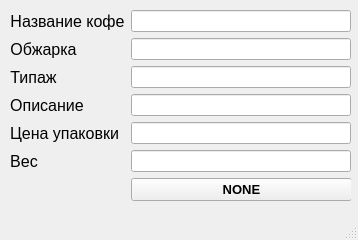
<?xml version="1.0" encoding="UTF-8"?>
<ui version="4.0">
 <class>MainWindow</class>
 <widget class="QMainWindow" name="MainWindow">
  <property name="geometry">
   <rect>
    <x>0</x>
    <y>0</y>
    <width>358</width>
    <height>240</height>
   </rect>
  </property>
  <property name="windowTitle">
   <string>MainWindow</string>
  </property>
  <widget class="QWidget" name="centralwidget">
   <widget class="QWidget" name="formLayoutWidget">
    <property name="geometry">
     <rect>
      <x>10</x>
      <y>10</y>
      <width>341</width>
      <height>201</height>
     </rect>
    </property>
    <layout class="QFormLayout" name="formLayout">
     <item row="0" column="0">
      <widget class="QLabel" name="name">
       <property name="maximumSize">
        <size>
         <width>300</width>
         <height>300</height>
        </size>
       </property>
       <property name="font">
        <font>
         <family>Arial</family>
         <pointsize>12</pointsize>
        </font>
       </property>
       <property name="text">
        <string>Название кофе</string>
       </property>
       <property name="alignment">
        <set>Qt::AlignCenter</set>
       </property>
      </widget>
     </item>
     <item row="0" column="1">
      <widget class="QLineEdit" name="LineEdit_name"/>
     </item>
     <item row="1" column="0">
      <widget class="QLabel" name="roasting">
       <property name="maximumSize">
        <size>
         <width>300</width>
         <height>300</height>
        </size>
       </property>
       <property name="font">
        <font>
         <family>Arial</family>
         <pointsize>12</pointsize>
        </font>
       </property>
       <property name="text">
        <string>Обжарка</string>
       </property>
       <property name="alignment">
        <set>Qt::AlignCenter</set>
       </property>
      </widget>
     </item>
     <item row="1" column="1">
      <widget class="QLineEdit" name="LineEdit_roasting"/>
     </item>
     <item row="2" column="0">
      <widget class="QLabel" name="type">
       <property name="maximumSize">
        <size>
         <width>300</width>
         <height>300</height>
        </size>
       </property>
       <property name="font">
        <font>
         <family>Arial</family>
         <pointsize>12</pointsize>
        </font>
       </property>
       <property name="text">
        <string>Типаж</string>
       </property>
       <property name="alignment">
        <set>Qt::AlignCenter</set>
       </property>
      </widget>
     </item>
     <item row="2" column="1">
      <widget class="QLineEdit" name="LineEdit_type"/>
     </item>
     <item row="3" column="0">
      <widget class="QLabel" name="description">
       <property name="maximumSize">
        <size>
         <width>300</width>
         <height>300</height>
        </size>
       </property>
       <property name="font">
        <font>
         <family>Arial</family>
         <pointsize>12</pointsize>
        </font>
       </property>
       <property name="text">
        <string>Описание</string>
       </property>
       <property name="alignment">
        <set>Qt::AlignCenter</set>
       </property>
      </widget>
     </item>
     <item row="3" column="1">
      <widget class="QLineEdit" name="LineEdit_description"/>
     </item>
     <item row="4" column="0">
      <widget class="QLabel" name="Lprice">
       <property name="maximumSize">
        <size>
         <width>300</width>
         <height>300</height>
        </size>
       </property>
       <property name="font">
        <font>
         <family>Arial</family>
         <pointsize>12</pointsize>
        </font>
       </property>
       <property name="text">
        <string>Цена упаковки</string>
       </property>
       <property name="alignment">
        <set>Qt::AlignCenter</set>
       </property>
      </widget>
     </item>
     <item row="4" column="1">
      <widget class="QLineEdit" name="LineEdit_price"/>
     </item>
     <item row="5" column="0">
      <widget class="QLabel" name="Lsize">
       <property name="maximumSize">
        <size>
         <width>300</width>
         <height>300</height>
        </size>
       </property>
       <property name="font">
        <font>
         <family>Arial</family>
         <pointsize>12</pointsize>
        </font>
       </property>
       <property name="text">
        <string>Вес</string>
       </property>
       <property name="alignment">
        <set>Qt::AlignCenter</set>
       </property>
      </widget>
     </item>
     <item row="5" column="1">
      <widget class="QLineEdit" name="LineEdit_size"/>
     </item>
     <item row="6" column="1">
      <widget class="QPushButton" name="resButton">
       <property name="minimumSize">
        <size>
         <width>221</width>
         <height>23</height>
        </size>
       </property>
       <property name="maximumSize">
        <size>
         <width>221</width>
         <height>23</height>
        </size>
       </property>
       <property name="font">
        <font>
         <pointsize>10</pointsize>
         <weight>75</weight>
         <bold>true</bold>
        </font>
       </property>
       <property name="text">
        <string>NONE</string>
       </property>
      </widget>
     </item>
    </layout>
   </widget>
  </widget>
  <widget class="QStatusBar" name="statusbar"/>
 </widget>
 <resources/>
 <connections/>
</ui>
